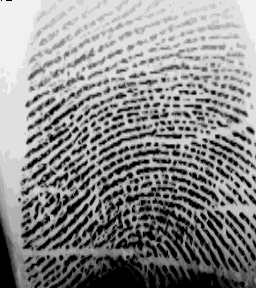
#> input picture Project/RawDataset/anu_1.bmp, 256 x 288 px; its folder holds only this picture in this run
$ jupyter execute --allow-errors fingerprintAnalysis.ipynb   (older library calls are emulated)
#> lines starting #> are read from the running program, lines starting #| are printed output that depends on the picture
#> further down, img is the input picture: shape (288, 256, 3); min 0, max 240, mean 139.6
#> `img = cv2.resize(img,(np.int(new_cols),np.int(new_rows)))`:
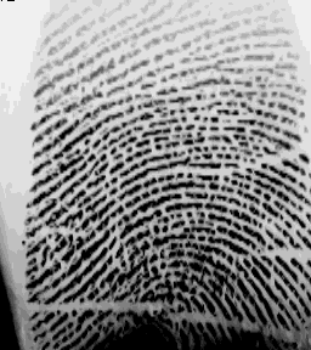
#> img: shape (350, 311); min 0, max 240, mean 139.5
### Project/image_enhance.py
# -*- coding: utf-8 -*-
"""
Created on Mon Apr 18 22:50:30 2016

@author: utkarsh
"""
from ridge_segment import ridge_segment
from ridge_orient import ridge_orient
from ridge_freq import ridge_freq
from ridge_filter import ridge_filter

def image_enhance(img):
    blksze = 16
    thresh = 0.1
    normim,mask = ridge_segment(img,blksze,thresh);             # normalise the image and find a ROI


    gradientsigma = 1
    blocksigma = 7
    orientsmoothsigma = 7
    orientim = ridge_orient(normim, gradientsigma, blocksigma, orientsmoothsigma);              # find orientation of every pixel


    blksze = 38
    windsze = 5
    minWaveLength = 5
    maxWaveLength = 15
    freq,medfreq = ridge_freq(normim, mask, orientim, blksze, windsze, minWaveLength,maxWaveLength);    #find the overall frequency of ridges


    freq = medfreq*mask
    kx = 0.65;ky = 0.65
    newim = ridge_filter(normim, orientim, freq, kx, ky);       # create gabor filter and do the actual filtering


    #th, bin_im = cv2.threshold(np.uint8(newim),0,255,cv2.THRESH_BINARY);
    return (newim < -3)

### Project/plots.py
import numpy as np
import matplotlib.pyplot as plt


def get_cmc_curve(x_values, y_values):
    plt.title('CMC curve')
    x_axis = np.array(x_values)
    y_axis = np.array(y_values)
    plt.plot(x_axis, y_axis) # x, y
    plt.ylim([0, 1])
    plt.xlabel('Rank')
    plt.ylabel('Probability of Recognition')
    plt.grid(True)
    plt.show()


# [11 lines left out: function get_roc_curve, not called in this run]

### Project/fingerprintAnalysis.ipynb
[cell 1]
# Importing necessary libraries
import os
import operator
import glob
import numpy as np
import cv2
import sys
from imutils import paths
from image_enhance import image_enhance
from sklearn.metrics import accuracy_score, precision_score, f1_score
from finger_utils import *
from finger_preprocessing import *
from plots import *
# pyeer library: pip install pyeer
from pyeer.eer_info import get_eer_stats
from pyeer.report import generate_eer_report, export_error_rates
from pyeer.plot import plot_eer_stats

[cell 2]
# Initiate ORB detector for matching keypoints
MAX_FEATURES = 500
TRAIN_PER_CLASS = 6
MAX_FEATURES = 500
GOOD_MATCH_PERCENT = 0.25
DIST_THRESHOLD = 30

[cell 3]
# reading files
base_dir = os.getcwd()
print(base_dir)
dataset_dir = os.path.join(base_dir, 'RawDataset')
img_files = glob.glob(dataset_dir + '\*.bmp')
print(img_files)
enhanced_dir = os.path.join(base_dir, 'enhanced')
if not os.path.exists(enhanced_dir):
    os.mkdir(enhanced_dir)
trainingPath = os.path.sep.join([enhanced_dir, "training"])
testingPath = os.path.sep.join([enhanced_dir, "testing"])
if not os.path.exists(trainingPath):
    os.mkdir(trainingPath)
if not os.path.exists(testingPath):
    os.mkdir(testingPath)

#> (a cell that did not finish here is left out)

[cell 5]
def get_image_label(filename):
    image = filename.split(os.path.sep)
    return image[len(image)-1]


def get_image_class(filename):
    return get_image_label(filename).split('_')[0]

# Splits the dataset on training and testing set
def split_dataset(data, test_size):
    train, test = train_test_split(data, test_size=test_size, random_state=42)
    return train, test

[cell 6]
def prepare_dataset(file_names):
    '''
    Coversion to grayscale and enhancement. Split into training and test set.
    :param file_names: All fingerprint images as file names
    :return: train_set, test_set: 2 dictionaries for training and test,
             where the key is the name of the image and the value is the image itself
    '''
    train_set = {}
    test_set = {}
    data = []  # list of tuples
    temp_label = get_image_class(file_names[0])  # sets the image class (101)
    for filename in file_names:
        img = cv2.imread(filename)
        label = get_image_label(filename)
        print('Processing image {} ...  '.format(label))
        if temp_label != get_image_class(filename):
            train, test = split_dataset(data, 0.2)
            train_set.update(train)
            test_set.update(test)
            temp_label = get_image_class(filename)
            data = []
        data.append((label, img))

        if filename == file_names[len(file_names) - 1]:
            train, test = split_dataset(data, 0.2)
            train_set.update(train)
            test_set.update(test)

    print('DONE')
    return train_set, test_set

[cell 7]
enhanced_img_list = glob.glob(enhanced_dir+"\*.bmp")
enhanced_img_list
#> (the rest of this cell did not finish here and is left out)

#> (a cell that did not finish here is left out)

[cell 9]
plt.subplot(1, 2, 1)
plt.title('Before enhancement')
img_fpr = cv2.imread(img_files[0])
plt.imshow(img_fpr, cmap='gray')
plt.subplot(1, 2, 2)
plt.title('After enhancement')
#> (the rest of this cell did not finish here and is left out)

[cell 10]
# Initiate ORB detector for matching keypoints
orb = cv2.ORB_create()
bf = cv2.BFMatcher(cv2.NORM_HAMMING, crossCheck=True)

[cell 11]
# Returns feature descripors for all images from the dataset
# [6 lines left out: function get_feature_descriptors, not called in this run]

[cell 12]
# Returns best_matches between training features descriptors and query image
# [11 lines left out: function get_best_matches, not called in this run]

[cell 13]
# Apply homography to test and train image
# Homography or image alignment: to perfectly line up the features in two images
# [21 lines left out: function apply_homography, not called in this run]

[cell 14]
from collections import defaultdict
# [14 lines left out: function classify_fpr, not called in this run]

[cell 15]
# [8 lines left out: function draw_keypoints_matches, not called in this run]

## Identification Scenario

#> (a cell that did not finish here is left out)

[cell 17]
# Definition of identification scenario
def perform_identification_scenario(dist_threshold, rank, should_draw):
    true_y = []
    pred_y = []
    total_prob = 0
    print("----- START, threshold = {}, rank = {} -----".format(dist_threshold, rank))
    for test_image_id, test_image in test_set.items():
        # Get the distances between the query image and all other training images
        best_matches_dict = get_best_matches(test_image, train_feature_descriptors, dist_threshold)
        true_class = get_image_class(test_image_id)
        # Classify the first closest features according to the given rank
        first_rank_fprs = classify_fpr(best_matches_dict, rank)
        predicted_class = first_rank_fprs[0][0]
        prob = first_rank_fprs[0][1] / TRAIN_PER_CLASS
        total_prob += prob
        true_y.append(true_class) # true_class
        pred_y.append(predicted_class)
        if should_draw: # Check whether to draw the homography and the matching keypoints
            closest_img_id = best_matches_dict[0][0]
            closest_img = train_set.get(closest_img_id)
            apply_homography(test_image, closest_img) # image alignment
            draw_keypoints_matches(test_image, closest_img)
            print('Query fingerprint ID: ' + test_image_id)
            print('Best matching fingerprint ID: ' + closest_img_id)
    avg_probability = total_prob/len(test_set)
    print("Averaged probability for rank %d and threshold %d is %f "%(rank, dist_threshold, avg_probability))
    print("Accuracy for rank %d and threshold %d is %f "%(rank, dist_threshold, accuracy_score(true_y, pred_y)))
    return avg_probability

[cell 18]
rank = 3
#> (the rest of this cell did not finish here and is left out)

[cell 19]
dist_threshold = 50
avg_probabilities = []
rank_range = range(1, 10, 1)
#> (the rest of this cell did not finish here and is left out)

## CMC Curve

#> (a cell that did not finish here is left out)

#> (a cell that did not finish here is left out)

#> (a cell that did not finish here is left out)

[cell 23]
# [12 lines left out: function count_same_fprs, not called in this run]

[cell 24]
def perform_authentication_scenario(dist_threshold, len_best_matches):
    true_y = []
    pred_y = []
    total_distances = []
    print("----- START, Threshold = {} -----".format(dist_threshold))
    for authentication_db_key in authentication_databases.keys():
        authentication_db = authentication_databases[authentication_db_key]
        for test_image_id, test_image in test_set.items():
            best_matches_dict = get_best_matches(test_image, authentication_db, dist_threshold)
            total_distances.append(best_matches_dict[0])
            count_same = count_same_fprs(best_matches_dict, len_best_matches)
            ratio = count_same/len(authentication_db.keys())
            test_image_class = get_image_class(test_image_id)
            true_class = 1 if test_image_class == authentication_db_key else 0
            true_y.append(true_class)
            if ratio >= 0.5:
                pred_y.append(1)
            else:
                pred_y.append(0)
    identical = true_y
    print("Accuracy is %f "%(round(accuracy_score(true_y, pred_y),4)))
    print('The precision score is {}'.format(precision_score(true_y, pred_y)))
    print('F1 score is {}'.format(round(f1_score(true_y, pred_y), 4)))
    return total_distances, identical


$ run again, on Project/RawDataset/anu_5.bmp
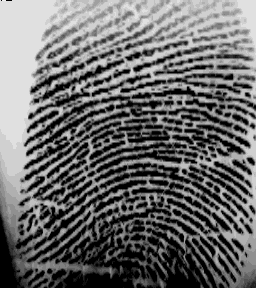
#> input picture Project/RawDataset/anu_5.bmp, 256 x 288 px
#> img is the input picture: shape (288, 256, 3); min 0, max 240, mean 106.7
#> `img = cv2.resize(img,(np.int(new_cols),np.int(new_rows)))`:
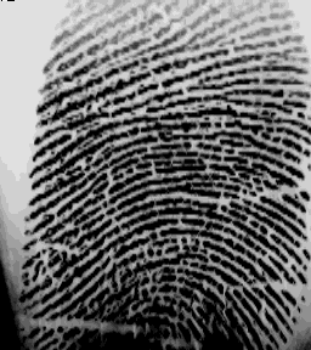
#> img: shape (350, 311); min 0, max 240, mean 106.6

$ run again, on Project/RawDataset/anu_6.bmp
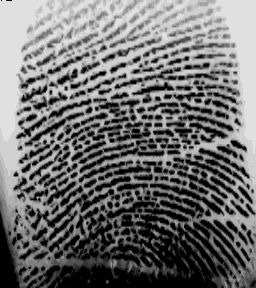
#> input picture Project/RawDataset/anu_6.bmp, 256 x 288 px
#> img is the input picture: shape (288, 256, 3); min 0, max 240, mean 111.8
#> `img = cv2.resize(img,(np.int(new_cols),np.int(new_rows)))`:
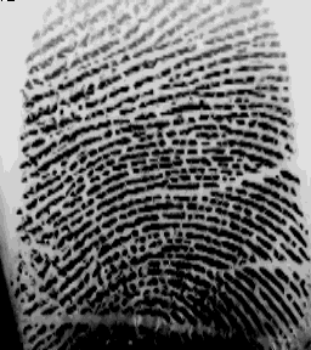
#> img: shape (350, 311); min 0, max 240, mean 111.8

$ run again, on Project/RawDataset/anu_7.bmp
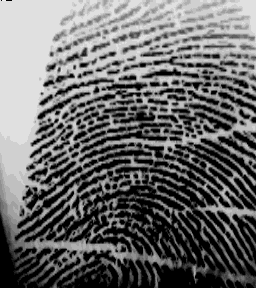
#> input picture Project/RawDataset/anu_7.bmp, 256 x 288 px
#> img is the input picture: shape (288, 256, 3); min 0, max 240, mean 106.7
#> `img = cv2.resize(img,(np.int(new_cols),np.int(new_rows)))`:
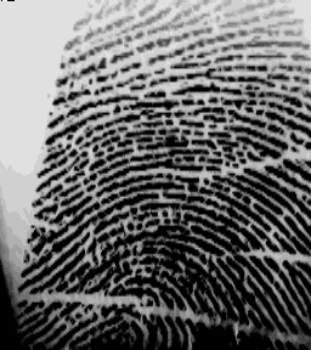
#> img: shape (350, 311); min 0, max 240, mean 106.6

$ run again, on Project/RawDataset/anu_2.bmp
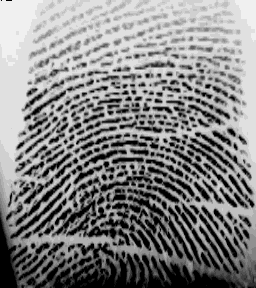
#> input picture Project/RawDataset/anu_2.bmp, 256 x 288 px
#> img is the input picture: shape (288, 256, 3); min 0, max 240, mean 132.7
#> `img = cv2.resize(img,(np.int(new_cols),np.int(new_rows)))`:
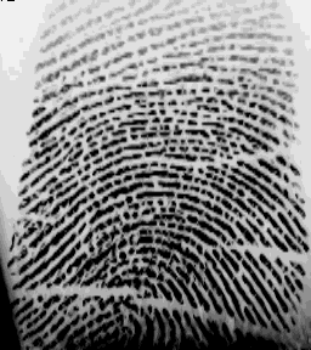
#> img: shape (350, 311); min 0, max 240, mean 132.6
